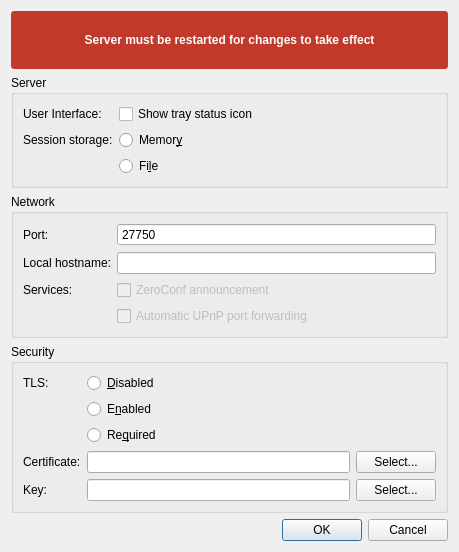
<?xml version="1.0" encoding="UTF-8"?>
<ui version="4.0">
 <class>SettingsDialog</class>
 <widget class="QDialog" name="SettingsDialog">
  <property name="geometry">
   <rect>
    <x>0</x>
    <y>0</y>
    <width>459</width>
    <height>552</height>
   </rect>
  </property>
  <property name="windowTitle">
   <string>Server Settings</string>
  </property>
  <layout class="QVBoxLayout" name="verticalLayout">
   <item>
    <widget class="QLabel" name="restartAlert">
     <property name="styleSheet">
      <string notr="true">background: #c0392b;
color: #fcfcfc;
font-weight: bold;
padding: 5px;
border-radius: 3px;</string>
     </property>
     <property name="text">
      <string>Server must be restarted for changes to take effect</string>
     </property>
     <property name="alignment">
      <set>Qt::AlignCenter</set>
     </property>
    </widget>
   </item>
   <item>
    <widget class="QGroupBox" name="groupBox_3">
     <property name="title">
      <string>Server</string>
     </property>
     <layout class="QFormLayout" name="formLayout">
      <item row="0" column="0">
       <widget class="QLabel" name="label_2">
        <property name="text">
         <string>User Interface:</string>
        </property>
       </widget>
      </item>
      <item row="0" column="1">
       <widget class="QCheckBox" name="trayIcon">
        <property name="text">
         <string>Show tray status icon</string>
        </property>
       </widget>
      </item>
      <item row="1" column="0">
       <widget class="QLabel" name="label">
        <property name="text">
         <string>Session storage:</string>
        </property>
       </widget>
      </item>
      <item row="1" column="1">
       <widget class="QRadioButton" name="storageMemory">
        <property name="text">
         <string>Memor&amp;y</string>
        </property>
       </widget>
      </item>
      <item row="2" column="1">
       <widget class="QRadioButton" name="storageFile">
        <property name="text">
         <string>Fi&amp;le</string>
        </property>
       </widget>
      </item>
     </layout>
    </widget>
   </item>
   <item>
    <widget class="QGroupBox" name="groupBox_2">
     <property name="title">
      <string>Network</string>
     </property>
     <layout class="QFormLayout" name="formLayout_2">
      <item row="0" column="0">
       <widget class="QLabel" name="label_3">
        <property name="text">
         <string>Port:</string>
        </property>
       </widget>
      </item>
      <item row="0" column="1">
       <widget class="QSpinBox" name="port">
        <property name="buttonSymbols">
         <enum>QAbstractSpinBox::NoButtons</enum>
        </property>
        <property name="minimum">
         <number>1</number>
        </property>
        <property name="maximum">
         <number>65536</number>
        </property>
        <property name="value">
         <number>27750</number>
        </property>
       </widget>
      </item>
      <item row="4" column="0">
       <widget class="QLabel" name="label_5">
        <property name="text">
         <string>Services:</string>
        </property>
       </widget>
      </item>
      <item row="2" column="0">
       <widget class="QLabel" name="label_4">
        <property name="text">
         <string>Local hostname:</string>
        </property>
       </widget>
      </item>
      <item row="2" column="1">
       <widget class="QLineEdit" name="localAddress"/>
      </item>
      <item row="4" column="1">
       <widget class="QCheckBox" name="zeroconf">
        <property name="enabled">
         <bool>false</bool>
        </property>
        <property name="text">
         <string>ZeroConf announcement</string>
        </property>
       </widget>
      </item>
      <item row="5" column="1">
       <widget class="QCheckBox" name="upnp">
        <property name="enabled">
         <bool>false</bool>
        </property>
        <property name="text">
         <string>Automatic UPnP port forwarding</string>
        </property>
       </widget>
      </item>
     </layout>
    </widget>
   </item>
   <item>
    <widget class="QGroupBox" name="groupBox_4">
     <property name="title">
      <string>Security</string>
     </property>
     <layout class="QFormLayout" name="formLayout_3">
      <item row="0" column="0">
       <widget class="QLabel" name="label_6">
        <property name="text">
         <string>TLS:</string>
        </property>
       </widget>
      </item>
      <item row="0" column="1">
       <widget class="QRadioButton" name="tlsOff">
        <property name="text">
         <string>&amp;Disabled</string>
        </property>
       </widget>
      </item>
      <item row="1" column="1">
       <widget class="QRadioButton" name="tlsOn">
        <property name="text">
         <string>E&amp;nabled</string>
        </property>
       </widget>
      </item>
      <item row="2" column="1">
       <widget class="QRadioButton" name="tlsRequired">
        <property name="text">
         <string>Re&amp;quired</string>
        </property>
       </widget>
      </item>
      <item row="3" column="1">
       <layout class="QHBoxLayout" name="horizontalLayout">
        <item>
         <widget class="QLineEdit" name="certFile"/>
        </item>
        <item>
         <widget class="QPushButton" name="pickCert">
          <property name="text">
           <string>Select...</string>
          </property>
         </widget>
        </item>
       </layout>
      </item>
      <item row="4" column="1">
       <layout class="QHBoxLayout" name="horizontalLayout_2">
        <item>
         <widget class="QLineEdit" name="keyFile"/>
        </item>
        <item>
         <widget class="QPushButton" name="pickKey">
          <property name="text">
           <string>Select...</string>
          </property>
         </widget>
        </item>
       </layout>
      </item>
      <item row="3" column="0">
       <widget class="QLabel" name="label_7">
        <property name="text">
         <string>Certificate:</string>
        </property>
       </widget>
      </item>
      <item row="4" column="0">
       <widget class="QLabel" name="label_8">
        <property name="text">
         <string>Key:</string>
        </property>
       </widget>
      </item>
     </layout>
    </widget>
   </item>
   <item>
    <widget class="QDialogButtonBox" name="buttonBox">
     <property name="orientation">
      <enum>Qt::Horizontal</enum>
     </property>
     <property name="standardButtons">
      <set>QDialogButtonBox::Cancel|QDialogButtonBox::Ok</set>
     </property>
    </widget>
   </item>
  </layout>
 </widget>
 <resources/>
 <connections>
  <connection>
   <sender>buttonBox</sender>
   <signal>accepted()</signal>
   <receiver>SettingsDialog</receiver>
   <slot>accept()</slot>
   <hints>
    <hint type="sourcelabel">
     <x>260</x>
     <y>545</y>
    </hint>
    <hint type="destinationlabel">
     <x>157</x>
     <y>274</y>
    </hint>
   </hints>
  </connection>
  <connection>
   <sender>buttonBox</sender>
   <signal>rejected()</signal>
   <receiver>SettingsDialog</receiver>
   <slot>reject()</slot>
   <hints>
    <hint type="sourcelabel">
     <x>328</x>
     <y>545</y>
    </hint>
    <hint type="destinationlabel">
     <x>286</x>
     <y>274</y>
    </hint>
   </hints>
  </connection>
  <connection>
   <sender>tlsOff</sender>
   <signal>toggled(bool)</signal>
   <receiver>certFile</receiver>
   <slot>setDisabled(bool)</slot>
   <hints>
    <hint type="sourcelabel">
     <x>160</x>
     <y>395</y>
    </hint>
    <hint type="destinationlabel">
     <x>288</x>
     <y>472</y>
    </hint>
   </hints>
  </connection>
  <connection>
   <sender>tlsOff</sender>
   <signal>toggled(bool)</signal>
   <receiver>pickCert</receiver>
   <slot>setDisabled(bool)</slot>
   <hints>
    <hint type="sourcelabel">
     <x>149</x>
     <y>393</y>
    </hint>
    <hint type="destinationlabel">
     <x>378</x>
     <y>472</y>
    </hint>
   </hints>
  </connection>
  <connection>
   <sender>tlsOff</sender>
   <signal>toggled(bool)</signal>
   <receiver>keyFile</receiver>
   <slot>setDisabled(bool)</slot>
   <hints>
    <hint type="sourcelabel">
     <x>160</x>
     <y>395</y>
    </hint>
    <hint type="destinationlabel">
     <x>238</x>
     <y>498</y>
    </hint>
   </hints>
  </connection>
  <connection>
   <sender>tlsOff</sender>
   <signal>toggled(bool)</signal>
   <receiver>pickKey</receiver>
   <slot>setDisabled(bool)</slot>
   <hints>
    <hint type="sourcelabel">
     <x>160</x>
     <y>395</y>
    </hint>
    <hint type="destinationlabel">
     <x>378</x>
     <y>498</y>
    </hint>
   </hints>
  </connection>
 </connections>
</ui>
